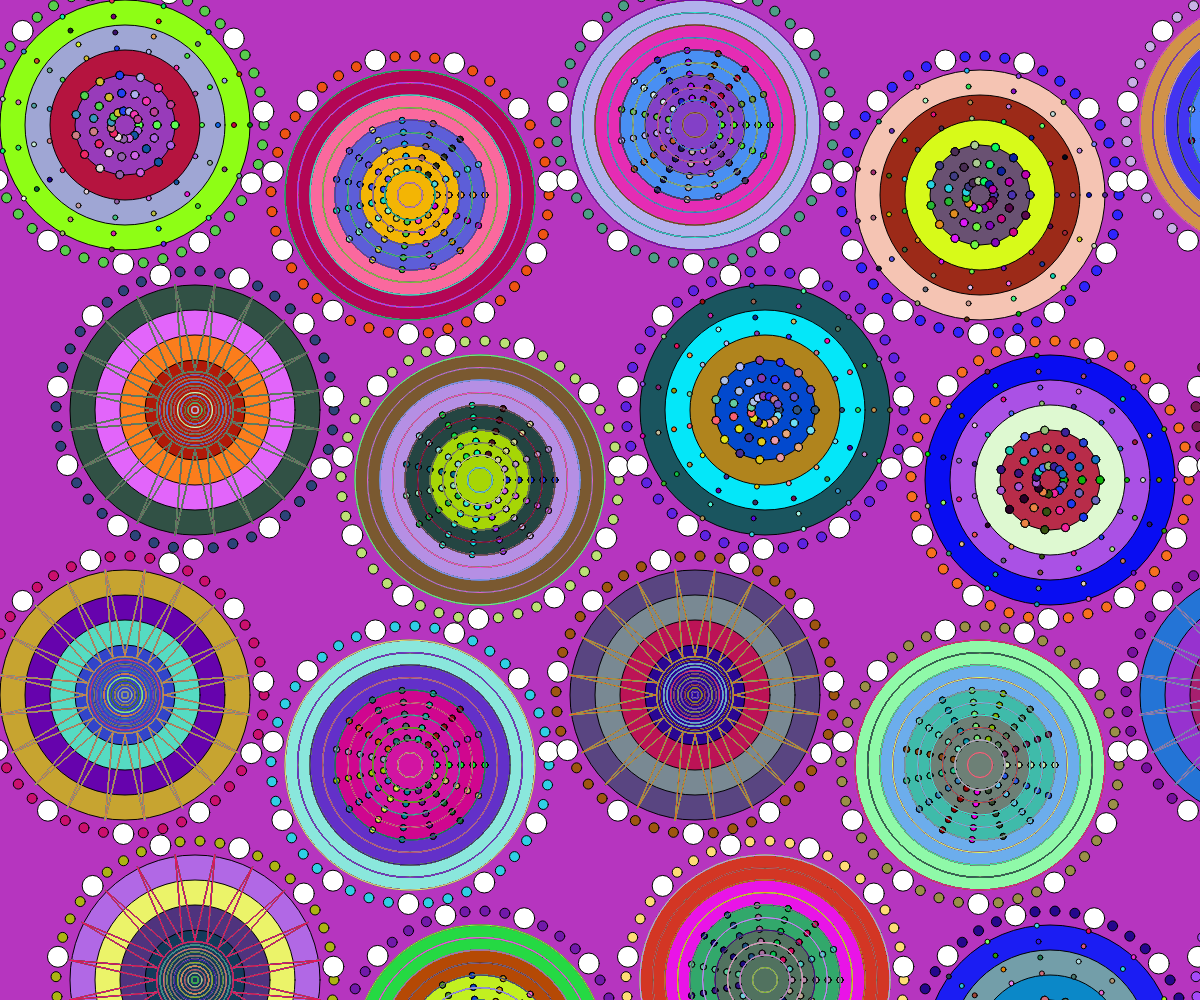
Frame 1 (no input)
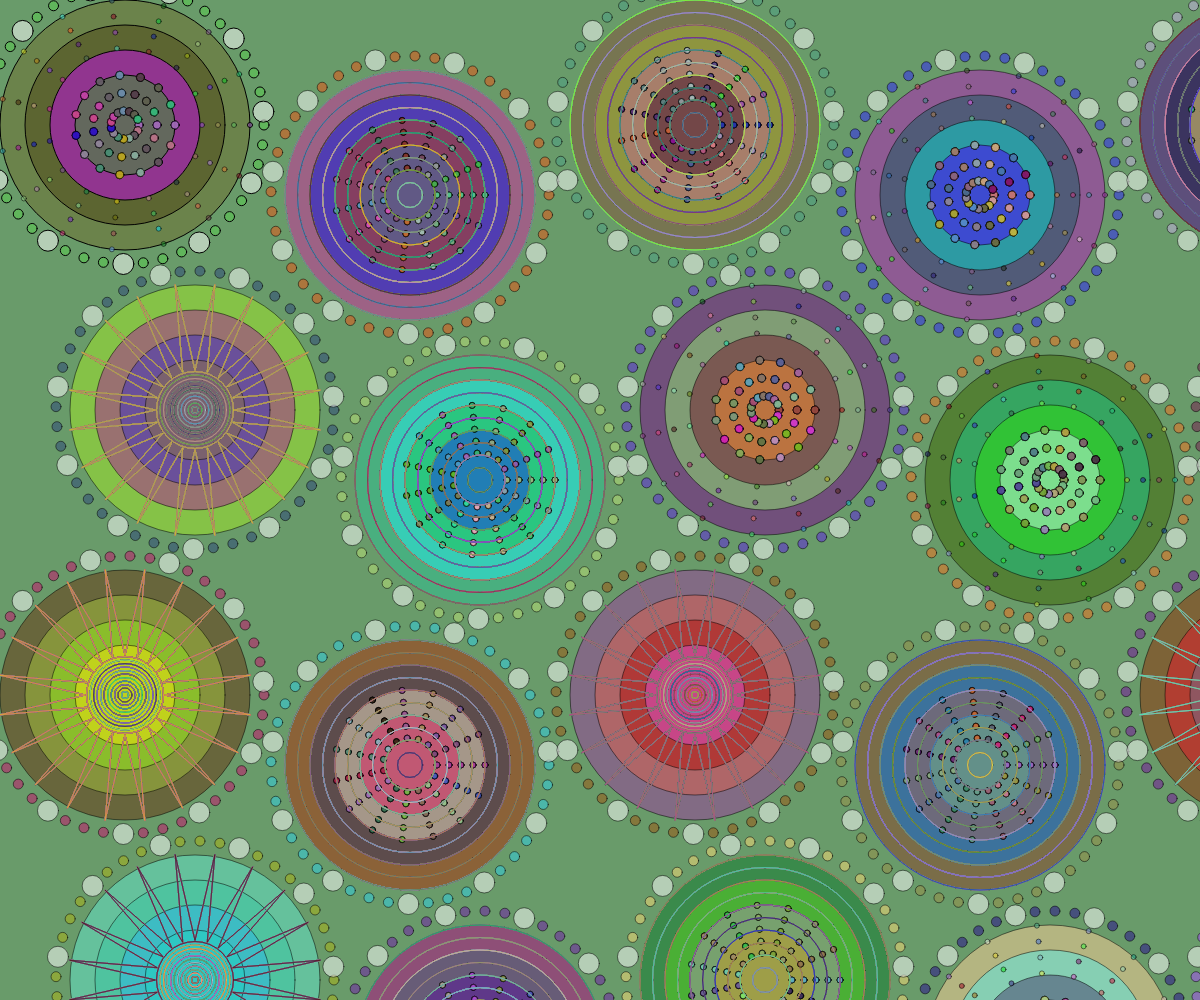
Frame 60 (no input)
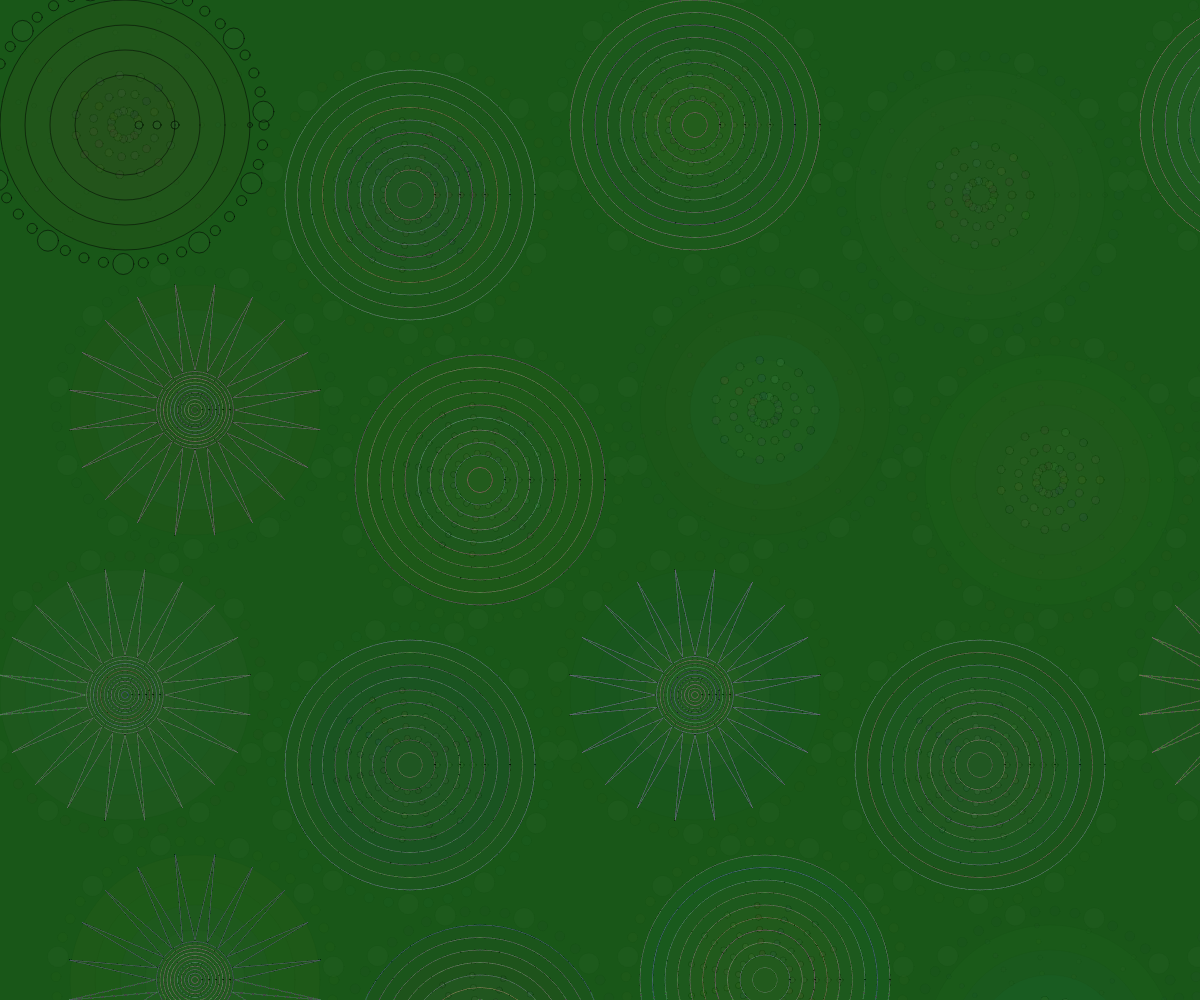
Frame 120 (the mouse pressed at the canvas centre since frame 60)

The p5.js sketch that drew these frames (run headless with seeded random() and noise() and a simulated clock; from frame 60 on, the mouse is pressed at the canvas centre):

// p5.js sketch
// ── sketch.js
// Global variables to store circle patterns, circle diameter, and spacing between circles
let patterns = [];
let circleDiameter;
let spacing = 35; // Define space between circles
let frameInterval = 60; // Set the frame rate for animation
let frameCount = 0;


// Generate random colours
function randomColor() {
  return [random(255), random(255), random(255)];
}


function setup() {
  // Create a canvas to fit the full window size and set the background color
  createCanvas(windowWidth, windowHeight);
  background(randomColor());
  circleDiameter = 250; // Define a fixed diameter for the circles

  // Generate and draw each pattern on the canvas
  generatePatterns();
  drawPatterns();
}


function generatePatterns() {
  // Calculate the number of circles that can fit in the canvas width (columns) and height (rows)
  let cols = ceil(width / (circleDiameter + spacing));
  let rows = ceil(height / (circleDiameter + spacing));

  // Loop through the columns and rows to position each circle pattern
  for (let i = 0; i < cols; i++) {
    for (let j = 0; j < rows; j++) {
      // Store the circle pattern attributes in the patterns array
      let pattern = createPattern(i, j);
      patterns.push(pattern);
    }
  }
}


function createPattern(i, j) {
  // Calculate staggered offset for both x and y positions
  let offsetX = (j % 2) * spacing * 2; // Horizontal staggering
  let offsetY = (i % 2) * spacing * 2; // Vertical staggering

  // Calculate the x and y positions for each circle
  let x = i * (circleDiameter + spacing) + offsetX + circleDiameter / 2;
  let y = j * (circleDiameter + spacing) + offsetY + circleDiameter / 2;

  return {
    x: x,
    y: y,
    size: circleDiameter,
    color: randomColor(),
    alpha: 255, // Initial alpha value
    alphaDirection: -1, // Direction of transparency change, initially decreasing
    type: int(random(3)), // Randomly select one of three design types
  };
}


// Functions to draw each pattern
function drawPatterns() {
  for (let pattern of patterns) {
    drawOuterPearlChain(pattern);
    drawCircles(pattern);
    drawInnerShapes(pattern);
  }
}


function drawOuterPearlChain(pattern) {
  // Draw the outer "pearl necklace" chain around each circle with the new pattern
  let outerRadius = pattern.size / 2 + 14; // Define the radius for the pearl chain
  let pearls = [1, 1, 1, 0]; // Define the pattern of pearls (1 small, 1 small, 1 small, 0 large, and so on)
  let pearlIndex = 0;
  let numPearls = TWO_PI * outerRadius / 20;

  for (let i = 0; i < numPearls; i++) {
    let angle = i * TWO_PI / numPearls;
    let pearlX = pattern.x + outerRadius * cos(angle);
    let pearlY = pattern.y + outerRadius * sin(angle);

    if (pearls[pearlIndex] === 1) {
      fill(pattern.color[0], pattern.color[1], pattern.color[2], pattern.alpha); // Set the fill color for the small pearls
      ellipse(pearlX, pearlY, 10); // Draw a small pearl
    } else {
      fill(255, pattern.alpha); // Set the fill color for the large pearls
      ellipse(pearlX, pearlY, 21); // Draw a large pearl
    }

    pearlIndex = (pearlIndex + 1) % pearls.length; // Move to the next pattern element
  }
}


function drawCircles(pattern) {
  let numCircle = 4; // Number of circles
  let startRadius = 125; // Initial radius
  let radiusStep = 25; // Decreasing radius
  for(let i = 0; i < numCircle; i++){
    let radius = startRadius - radiusStep * i;
    fill(random(255), random(255), random(255), pattern.alpha); // Set the fill color for the circle
    ellipse(pattern.x, pattern.y, radius * 2);
  }
}


function drawInnerShapes(pattern) {
  let numShapes = 15;
  for(let i = 0; i < numShapes; i++) {
    let angle = TWO_PI / numShapes * i;

    for(let j = 0; j < 4; j++){
      let shapeX = pattern.x + (pattern.size / 2 - 16 * j) * cos(angle);
      let shapeY = pattern.y + (pattern.size / 2 - 16 * j) * sin(angle);
      fill(random(255), random(255), random(255), pattern.alpha); // Set the fill color for inner shapes

      // Depending on the design type, draw either dots or rings inside each circle and arrange them neatly
      if (pattern.type === 0) {
        ellipse(shapeX, shapeY, 5);

        for(let j = 0; j < 3; j ++){
          let shapeX1 = pattern.x + (pattern.size / 5 - 18 * j) * cos(angle);
          let shapeY1 = pattern.y + (pattern.size / 5 - 18 * j) * sin(angle);
          ellipse(shapeX1, shapeY1, 8);
        }
          
      } else if(pattern.type === 1) {
        for(let j = 0; j < 5; j ++){
          let shapeX2 = pattern.x + (pattern.size / 2 * 0.6 - 12 * j) * cos(angle);
          let shapeY2 = pattern.y + (pattern.size / 2 * 0.6 - 12 * j) * sin(angle);
          ellipse(shapeX2, shapeY2, 6);
        }
        
        for(let j = 0; j < 11; j ++){
          let radius = 25 * j;
          noFill();
          stroke(random(255), random(255), random(255), pattern.alpha); // Set the stroke colour for inner shapes
          ellipse(pattern.x, pattern.y, radius);
        }

      } else if(pattern.type === 2) {
        for(let j = 0; j < 12; j ++){
          let radius = 7 * j;
          noFill();
          stroke(random(255), random(255), random(255), pattern.alpha); // Set the stroke colour for inner shapes
          ellipse(pattern.x, pattern.y, radius);
        } 
        drawSawtoothRing(pattern.x, pattern.y, pattern.size / 3, 20, pattern.size / 2 * 0.35);
      }
      stroke(0, pattern.alpha); // Restore stroke colour
    }
  }
}


function drawSawtoothRing(cx, cy, radius, teeth, toothHeight){
  let angleIncrement = TWO_PI/teeth;

  beginShape();
  for (let i = 0; i < teeth; i++) {
    let angle = i * angleIncrement;
    
    // Inner vertex
    let innerX = cx + (radius - toothHeight) * cos(angle);
    let innerY = cy + (radius - toothHeight) * sin(angle);
    vertex(innerX, innerY);
    
    // Outer vertex
    let outerX = cx + (radius + toothHeight) * cos(angle + angleIncrement / 2);
    let outerY = cy + (radius + toothHeight) * sin(angle + angleIncrement / 2);
    vertex(outerX, outerY);

    noFill(); // Set SawtoothRing to no fill
  }
  endShape(CLOSE);
}


function updatePatterns() {
  for (let pattern of patterns) {
    pattern.alpha += pattern.alphaDirection * 125; // The size of the pattern transparency change
    if (pattern.alpha >= 255) {
      pattern.alpha = 255;
      pattern.alphaDirection = -1; // Reverse direction after transparency reaches 255
    } else if (pattern.alpha <= 0) {
      pattern.alpha = 0;
      pattern.alphaDirection = 1; // Reverse direction after transparency reaches 0
    }
  }
}


function draw() {
  frameCount++;
  if (frameCount % frameInterval === 0) {
    background(randomColor());
    updatePatterns();
    drawPatterns();
  }
}


// Function to handle window resizing
function windowResized() {
  resizeCanvas(windowWidth, windowHeight); // Resize the canvas to fit the new window size
  patterns = []; // Empty the existing pattern data

  // Regenerate the pattern based on the new canvas size
  background(randomColor());
  generatePatterns();
  drawPatterns();
}
